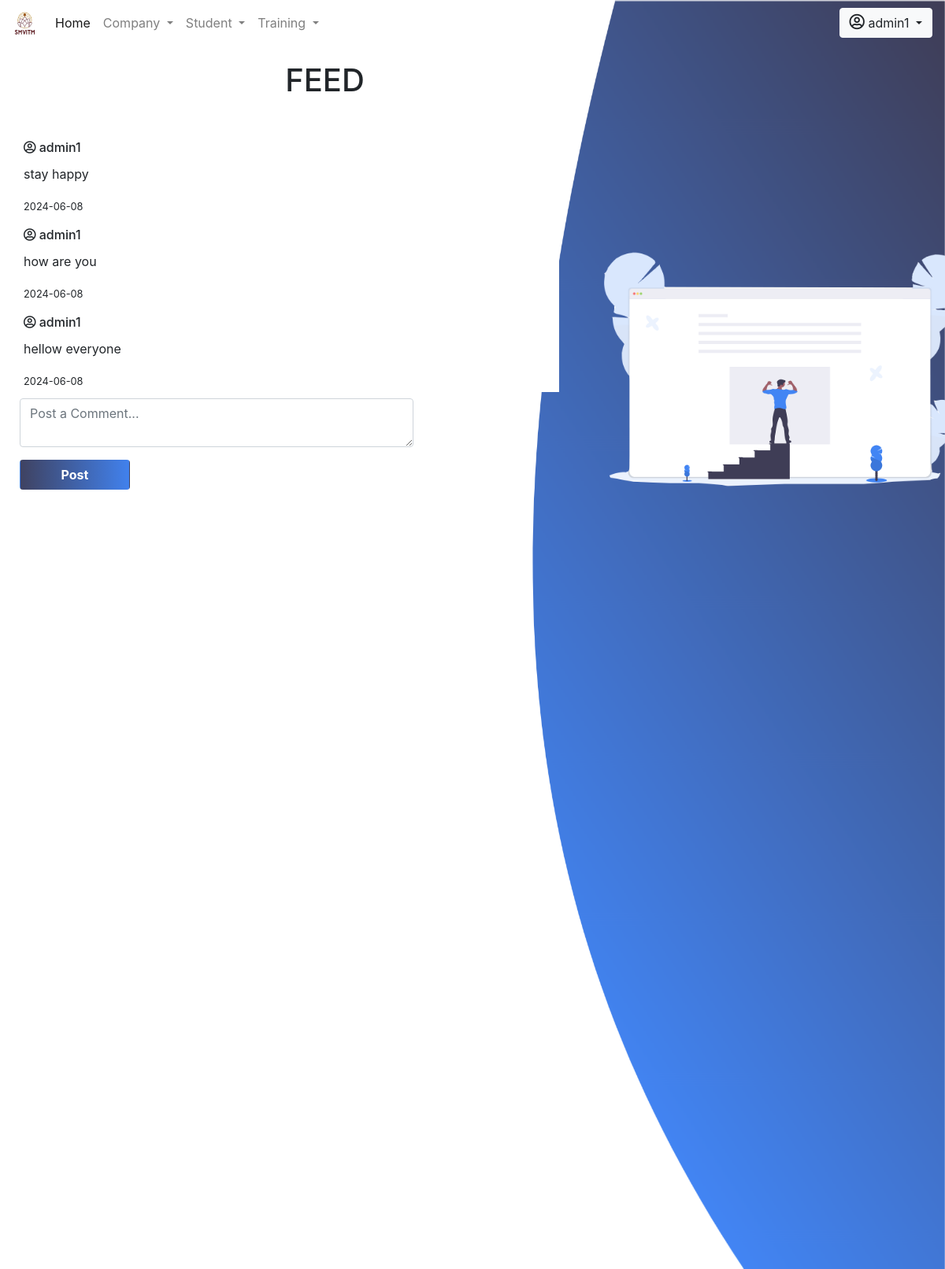
The app's page /admin/index.php (signed in) with its own data.
### tables this page shows
CREATE TABLE `feed` (
  `user` varchar(100) DEFAULT NULL,
  `message` text DEFAULT NULL,
  `date` date DEFAULT NULL,
  `time` time NOT NULL
);

### admin/index.php (the view, shortened to what this page needs)
<!DOCTYPE html>
<html lang="en">
<head>
    <link rel="stylesheet" type="text/css" href="css/addcomp.css">
    <?php include_once 'includes/head.php' ?>
</head>
<body>
    <div>
    	<img id="img2" src="../images/feedicon.png" width="550px" style="position: absolute; position: fixed; z-index: 1; margin-left: 60%; margin-top: 18vh;">
    </div>
    <img src="../images/feed.png" id="img1" style="position: fixed;">
    	<?php include_once 'includes/nav.php' ?>
    <div class="content" style="margin-top: 20px; margin-left: 10px;">
    	<h1 class="form-row justify-content-center" style="margin-left: 100px;">FEED</h1> <br>
    	<div class="pre-scrollable" style="width: 700px; height: 400px; scroll-behavior: auto;">
         <div style="max-height: 90vh;">
             <div class="card" style="border: none;">
          <div class="card-body">
            <?php
                $sql = "select * from feed order by date desc, time desc;";
                $res = mysqli_query($conn, $sql);
                $rescheck = mysqli_num_rows($res);
                if ($rescheck > 0) {
                    while ($row = mysqli_fetch_assoc($res)) {
                        ?>
                        <h6 class="card-title"><i class="far fa-user-circle"></i>&nbsp;<?php echo $row['user']; ?></h6>
                        <p class="card-text"><?php echo $row['message']; ?></p>
                        <p><small><?php echo $row['date']; ?></small></p>
                        <?php
                    }
                }
            ?>
          </div>
        </div>
        </div>
        </div>
    	<form action="php/feed.inc.php" method="POST" style="margin-left: 15px; margin-top: 8px;">
		 	<div class="form-group">
		 		<textarea class="form-control" style="width: 500px;" name="message" placeholder="Post a Comment..."></textarea>
		 	</div>
		 	<div class="form-group">
		 		<button type="submit" class="btn" name="post" style="color: white; width: 140px;
									font-weight: bold; background: linear-gradient(to left, #4181ED, #3F4261);">Post</button>
		 	</div>
		  </form>
    </div>
</body>
</html>

### admin/css/addcomp.css (style rules this page uses)
#img1 { position: absolute; height: 100vh; width: 100%; position: fixed; }
#img1,.content { position: absolute; }
form { margin-left: 120px; }
button { background: #514DC0; }
#img2 { z-index: 0; }

### records on screen
feed: user "admin1", message "stay happy", date "2024-06-08"
feed: user "admin1", message "how are you", date "2024-06-08"
feed: user "admin1", message "hellow everyone", date "2024-06-08"

### other values on screen
$_SESSION['username'] "admin1"
